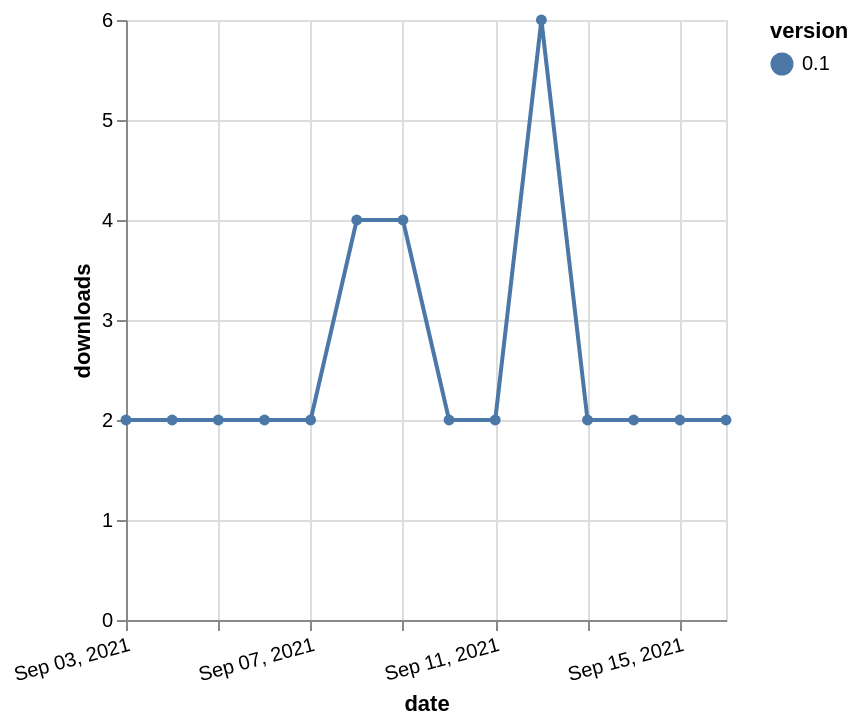

Specify this chart in Vega-Lite:
### Vega-Lite specification from a JSON file in a GitHub repository (floating-point values rounded to 4 significant figures)
{"$schema": "https://vega.github.io/schema/vega-lite/v5.json", "description": "A simple bar chart with embedded data.", "data": {"values": [{"date": "2021-09-03", "total": 3681, "delta": 2, "version": "0.1"}, {"date": "2021-09-04", "total": 3683, "delta": 2, "version": "0.1"}, {"date": "2021-09-05", "total": 3685, "delta": 2, "version": "0.1"}, {"date": "2021-09-06", "total": 3687, "delta": 2, "version": "0.1"}, {"date": "2021-09-07", "total": 3689, "delta": 2, "version": "0.1"}, {"date": "2021-09-08", "total": 3693, "delta": 4, "version": "0.1"}, {"date": "2021-09-09", "total": 3697, "delta": 4, "version": "0.1"}, {"date": "2021-09-10", "total": 3699, "delta": 2, "version": "0.1"}, {"date": "2021-09-11", "total": 3701, "delta": 2, "version": "0.1"}, {"date": "2021-09-12", "total": 3707, "delta": 6, "version": "0.1"}, {"date": "2021-09-13", "total": 3709, "delta": 2, "version": "0.1"}, {"date": "2021-09-14", "total": 3711, "delta": 2, "version": "0.1"}, {"date": "2021-09-15", "total": 3713, "delta": 2, "version": "0.1"}, {"date": "2021-09-16", "total": 3715, "delta": 2, "version": "0.1"}]}, "width": "container", "mark": {"type": "line", "point": {"filled": true}}, "encoding": {"x": {"field": "date", "type": "temporal", "timeUnit": "yearmonthdate", "title": "date", "axis": {"labelAngle": -15}}, "y": {"field": "delta", "type": "quantitative", "title": "downloads"}, "color": {"field": "version", "type": "nominal"}, "tooltip": {"field": "delta"}}}
